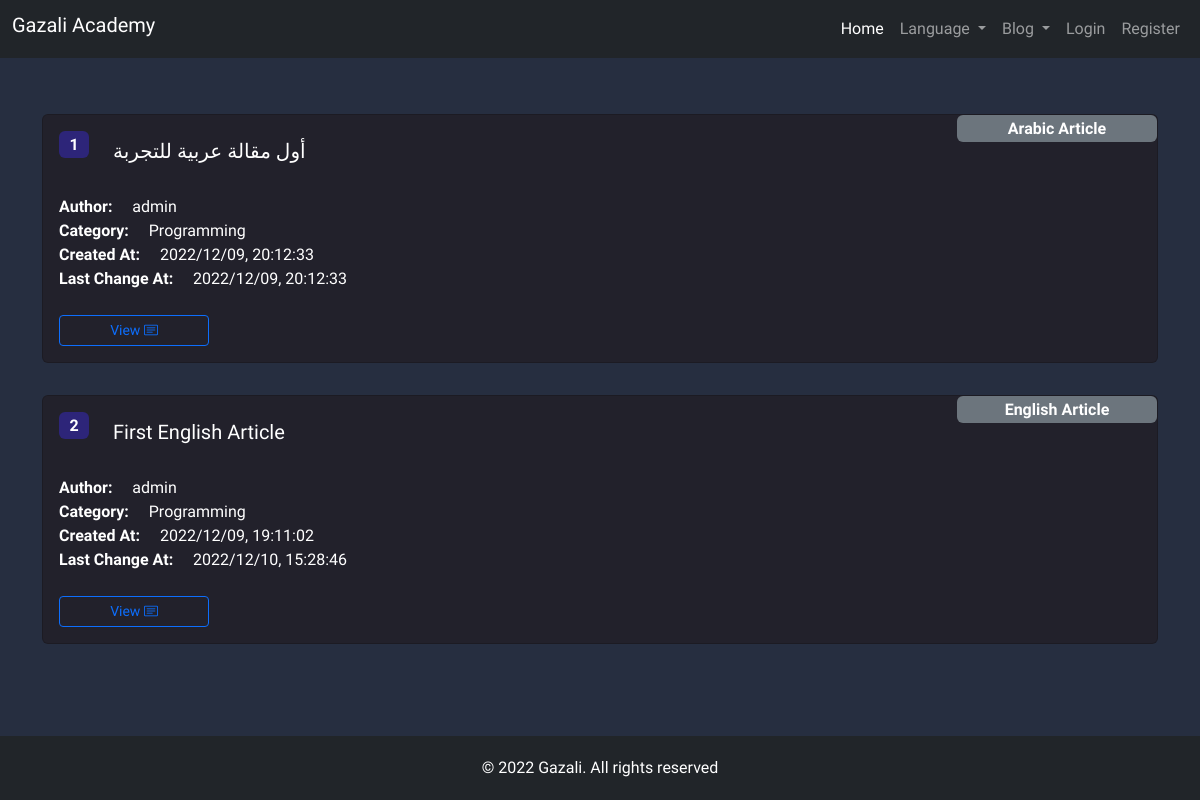
The page /blog/ on the database as committed earlier.
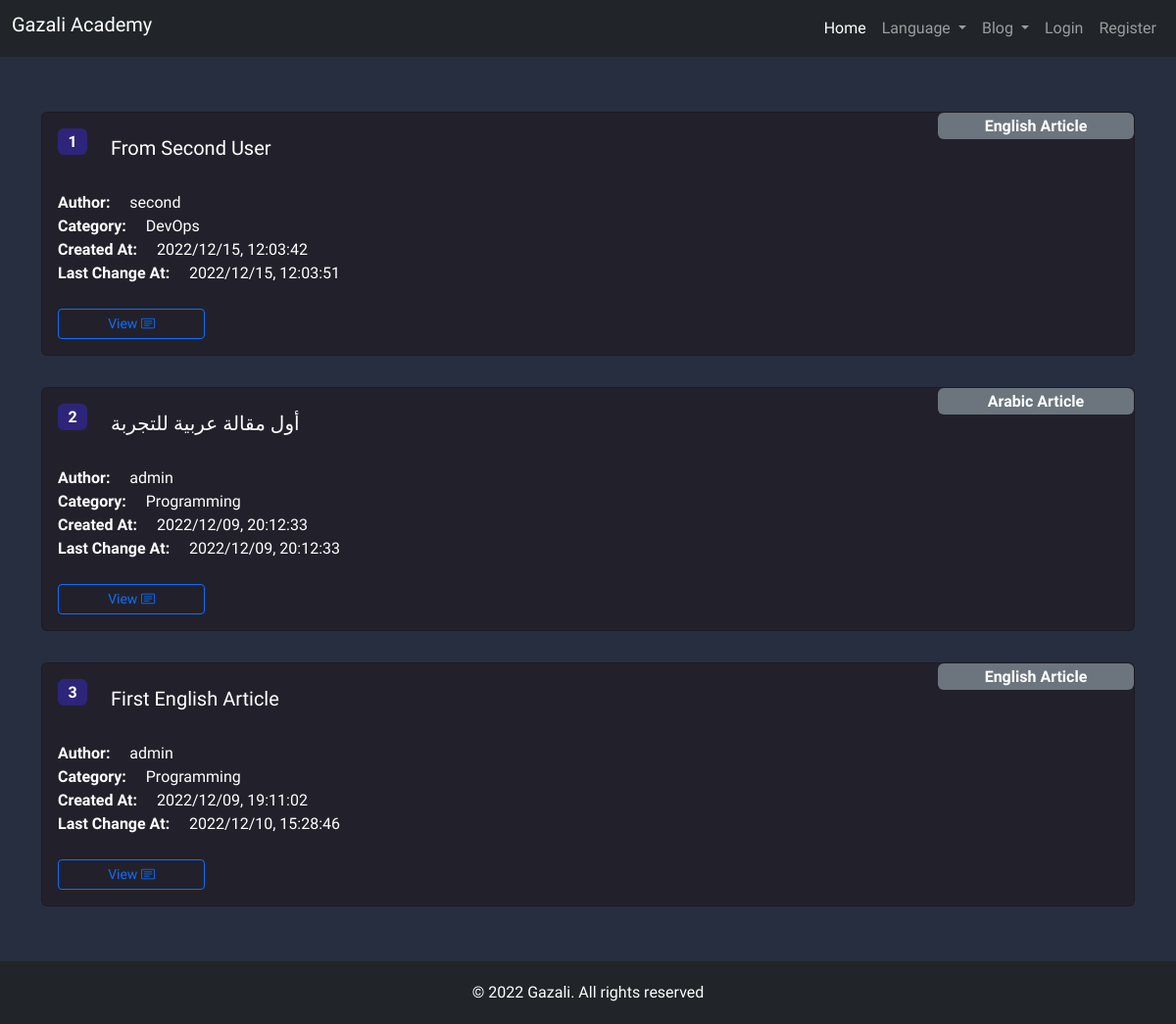
The same page on the database as committed later.
### blog/models.py (models this page shows, shortened)
class Article(models.Model):
    title = models.CharField(verbose_name=_('title'), max_length=255, unique=True)
    body = RichTextField()
    is_arabic = models.BooleanField(default=True, verbose_name=_('is arabic'))
    created_at = models.DateTimeField(auto_now_add=True, verbose_name=_('created at'))
    updated_at = models.DateTimeField(auto_now=True, verbose_name=_('updated at'))
    author = models.ForeignKey(AUTH_USER_MODEL, null=True, on_delete=models.SET_NULL, verbose_name=_('author'))
    category = models.ForeignKey(Category, on_delete=models.PROTECT, verbose_name=_('category'))
    class Meta:
        verbose_name = _('article')
        verbose_name_plural = _('articles')

class Category(models.Model):
    name = models.CharField(max_length=255, verbose_name=_('name'))
    def __str__(self):
        return self.name
    class Meta:
        verbose_name = _('category')
        verbose_name_plural = _('categories')

### blog/views.py (the view)
# urls.py: path('', views.list_blog, name='blog_list'),
def list_blog(request: HttpRequest):
    articles = Article.objects.all().order_by("-created_at")
    return render(request, 'main_blog.html', {"articles": articles})

### courses/custom_context_processor.py (called while the page is built)
def academy_website(request):
    cart = Cart.objects.filter(session=request.session.session_key).last() or None
    cart_total = 0
    cart_courses = []
    if cart is not None:
        cart_courses = Course.objects.filter(pk__in=cart.items)
        for course in cart_courses:
            cart_total += course.price
    return {
        "cart_courses": cart_courses,
        "cart_total": cart_total
    }

### blog/templates/main_blog.html (shortened to what this page needs)
{% extends 'base.html' %}
{% load i18n %}
{% block content %}
    <div class="container my-5 d-flex flex-column gap-3">
        {% for article in articles %}
            <div class="position-relative card text-white my-2" style="background-color: var(--cards-color)">
                <div class="card-body">
                    <div class="card-title mb-3 d-flex gap-3 align-items-start">
                        <div class="badge fs-6 fc" style="background-color: var(--cards-color-2);">
                            {{ forloop.counter }}
                        </div>
                        <h5 class="rounded p-2">
                            {{ article.title }}
                        </h5>
                    </div>
                    <div>
                        <span class="fw-bold">{% trans "Author" %}: &nbsp;&nbsp;&nbsp; </span> {{ article.author }}
                    </div>
                    <div>
                        <span class="fw-bold">{% trans "Category" %}: &nbsp;&nbsp;&nbsp; </span> {{ article.category }}
                    </div>
                    <div>
                        <span class="fw-bold">{% trans "Created At" %}: &nbsp;&nbsp;&nbsp; </span> {{ article.created_at|date:"Y/m/d, H:i:s" }}
                    </div>
                    <div class="mb-4">
                        <span class="fw-bold">{% trans "Last Change At" %}: &nbsp;&nbsp;&nbsp; </span> {{ article.updated_at|date:"Y/m/d, H:i:s" }}
                    </div>
                    <div class="row container gap-2">
                        <a href={% url 'blog_detail' article.id %} class="btn btn-outline-primary btn-sm" style="width: 150px">{% trans "View" %} <i class="bi bi-card-text"></i></a>
                    </div>
                </div>
                <div class="badge fs-6 bg-secondary position-absolute top-0 end-0" style="width: 200px">
                    {% if article.is_arabic %}
                        {% trans "Arabic Article" %}
                    {% else %}
                        {% trans "English Article" %}
                    {% endif %}
                </div>
            </div>
        {% empty %}
            <div class="fc fs-1 gap-3 mt-4 p-4 flex-wrap text-center text-white rounded" style="border: 2px solid white">
                {% trans "There is no articles for display" %} <i class="bi bi-emoji-frown"></i>
            </div>
        {% endfor %}
    </div>
{% endblock content %}

Rows that differ between the two databases and show on the page:
added Article: title "From Second User", author "second", category "DevOps", created_at "2022/12/15, 12:03:42", updated_at "2022/12/15, 12:03:51"
